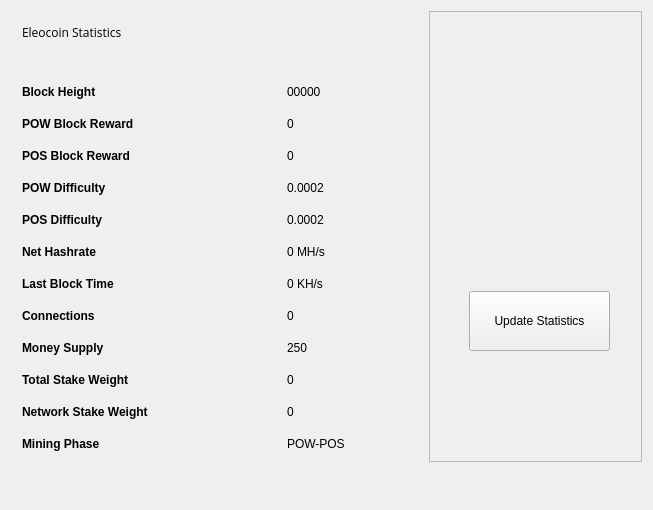
<?xml version="1.0" encoding="UTF-8"?>
<ui version="4.0">
 <class>StatisticsPage</class>
 <widget class="QWidget" name="StatisticsPage">
  <property name="windowModality">
   <enum>Qt::NonModal</enum>
  </property>
  <property name="geometry">
   <rect>
    <x>0</x>
    <y>0</y>
    <width>653</width>
    <height>510</height>
   </rect>
  </property>
  <property name="windowTitle">
   <string>Digging</string>
  </property>
  <property name="styleSheet">
   <string notr="true">font-family:'Open Sans, sans-serif';</string>
  </property>
  <layout class="QGridLayout" name="gridLayout">
   <property name="sizeConstraint">
    <enum>QLayout::SetMaximumSize</enum>
   </property>
   <item row="0" column="1">
    <widget class="QFrame" name="frame">
     <property name="minimumSize">
      <size>
       <width>213</width>
       <height>0</height>
      </size>
     </property>
     <property name="frameShape">
      <enum>QFrame::StyledPanel</enum>
     </property>
     <property name="frameShadow">
      <enum>QFrame::Raised</enum>
     </property>
     <widget class="QPushButton" name="startButton">
      <property name="geometry">
       <rect>
        <x>40</x>
        <y>280</y>
        <width>141</width>
        <height>60</height>
       </rect>
      </property>
      <property name="sizePolicy">
       <sizepolicy hsizetype="Fixed" vsizetype="Fixed">
        <horstretch>0</horstretch>
        <verstretch>0</verstretch>
       </sizepolicy>
      </property>
      <property name="minimumSize">
       <size>
        <width>120</width>
        <height>60</height>
       </size>
      </property>
      <property name="autoFillBackground">
       <bool>false</bool>
      </property>
      <property name="styleSheet">
       <string notr="true"/>
      </property>
      <property name="text">
       <string>Update Statistics</string>
      </property>
     </widget>
     <widget class="QLabel" name="label">
      <property name="geometry">
       <rect>
        <x>10</x>
        <y>10</y>
        <width>191</width>
        <height>191</height>
       </rect>
      </property>
      <property name="text">
       <string/>
      </property>
      <property name="pixmap">
       <pixmap resource="../bitcoin.qrc">:/icons/coinbg</pixmap>
      </property>
      <property name="scaledContents">
       <bool>true</bool>
      </property>
     </widget>
    </widget>
   </item>
   <item row="0" column="0">
    <widget class="QFrame" name="gridFrame_2">
     <layout class="QGridLayout" name="gridLayout_4">
      <item row="3" column="0">
       <layout class="QFormLayout" name="formLayout_2">
        <property name="fieldGrowthPolicy">
         <enum>QFormLayout::FieldsStayAtSizeHint</enum>
        </property>
        <property name="horizontalSpacing">
         <number>139</number>
        </property>
        <property name="verticalSpacing">
         <number>18</number>
        </property>
        <property name="rightMargin">
         <number>0</number>
        </property>
        <item row="1" column="0">
         <widget class="QLabel" name="label_14">
          <property name="text">
           <string>&lt;html&gt;&lt;head/&gt;&lt;body&gt;&lt;p&gt;&lt;span style=&quot; font-weight:600;&quot;&gt;Block Height&lt;/span&gt;&lt;/p&gt;&lt;/body&gt;&lt;/html&gt;</string>
          </property>
         </widget>
        </item>
        <item row="1" column="1">
         <widget class="QLabel" name="heightBox">
          <property name="text">
           <string>00000</string>
          </property>
         </widget>
        </item>
        <item row="2" column="0">
         <widget class="QLabel" name="label_12">
          <property name="text">
           <string>&lt;html&gt;&lt;head/&gt;&lt;body&gt;&lt;p&gt;&lt;span style=&quot; font-weight:600;&quot;&gt;POW Block Reward&lt;/span&gt;&lt;/p&gt;&lt;/body&gt;&lt;/html&gt;</string>
          </property>
         </widget>
        </item>
        <item row="2" column="1">
         <widget class="QLabel" name="rewardBox">
          <property name="text">
           <string>0</string>
          </property>
         </widget>
        </item>
        <item row="3" column="0">
         <widget class="QLabel" name="label_17">
          <property name="text">
           <string>&lt;html&gt;&lt;head/&gt;&lt;body&gt;&lt;p&gt;&lt;span style=&quot; font-weight:600;&quot;&gt;POS Block Reward&lt;/span&gt;&lt;/p&gt;&lt;/body&gt;&lt;/html&gt;</string>
          </property>
         </widget>
        </item>
        <item row="3" column="1">
         <widget class="QLabel" name="posrewardBox">
          <property name="text">
           <string>0</string>
          </property>
         </widget>
        </item>
        <item row="4" column="0">
         <widget class="QLabel" name="label_13">
          <property name="text">
           <string>&lt;html&gt;&lt;head/&gt;&lt;body&gt;&lt;p&gt;&lt;span style=&quot; font-weight:600;&quot;&gt;POW Difficulty&lt;/span&gt;&lt;/p&gt;&lt;/body&gt;&lt;/html&gt;</string>
          </property>
         </widget>
        </item>
        <item row="4" column="1">
         <widget class="QLabel" name="diffBox">
          <property name="text">
           <string>0.0002</string>
          </property>
         </widget>
        </item>
        <item row="5" column="0">
         <widget class="QLabel" name="label_9">
          <property name="text">
           <string>&lt;html&gt;&lt;head/&gt;&lt;body&gt;&lt;p&gt;&lt;span style=&quot; font-weight:600;&quot;&gt;POS Difficulty&lt;/span&gt;&lt;/p&gt;&lt;/body&gt;&lt;/html&gt;</string>
          </property>
         </widget>
        </item>
        <item row="5" column="1">
         <widget class="QLabel" name="diffBox2">
          <property name="text">
           <string>0.0002</string>
          </property>
         </widget>
        </item>
        <item row="6" column="1">
         <widget class="QLabel" name="pawrateBox">
          <property name="text">
           <string>0 MH/s</string>
          </property>
         </widget>
        </item>
        <item row="7" column="0">
         <widget class="QLabel" name="label3_2">
          <property name="sizePolicy">
           <sizepolicy hsizetype="Preferred" vsizetype="Maximum">
            <horstretch>0</horstretch>
            <verstretch>0</verstretch>
           </sizepolicy>
          </property>
          <property name="text">
           <string>&lt;html&gt;&lt;head/&gt;&lt;body&gt;&lt;p&gt;&lt;span style=&quot; font-weight:600;&quot;&gt;Last Block Time&lt;/span&gt;&lt;/p&gt;&lt;/body&gt;&lt;/html&gt;</string>
          </property>
         </widget>
        </item>
        <item row="7" column="1">
         <widget class="QLabel" name="localBox">
          <property name="text">
           <string>0 KH/s</string>
          </property>
         </widget>
        </item>
        <item row="8" column="0">
         <widget class="QLabel" name="label1_2">
          <property name="text">
           <string>&lt;html&gt;&lt;head/&gt;&lt;body&gt;&lt;p&gt;&lt;span style=&quot; font-weight:600;&quot;&gt;Connections&lt;/span&gt;&lt;/p&gt;&lt;/body&gt;&lt;/html&gt;</string>
          </property>
         </widget>
        </item>
        <item row="8" column="1">
         <widget class="QLabel" name="connectionBox">
          <property name="text">
           <string>0</string>
          </property>
         </widget>
        </item>
        <item row="9" column="0">
         <widget class="QLabel" name="label_8">
          <property name="text">
           <string>&lt;html&gt;&lt;head/&gt;&lt;body&gt;&lt;p&gt;&lt;span style=&quot; font-weight:600;&quot;&gt;Money Supply&lt;/span&gt;&lt;/p&gt;&lt;/body&gt;&lt;/html&gt;</string>
          </property>
         </widget>
        </item>
        <item row="9" column="1">
         <widget class="QLabel" name="volumeBox">
          <property name="text">
           <string>250</string>
          </property>
         </widget>
        </item>
        <item row="10" column="0">
         <widget class="QLabel" name="label_10">
          <property name="text">
           <string>&lt;html&gt;&lt;head/&gt;&lt;body&gt;&lt;p&gt;&lt;span style=&quot; font-weight:600;&quot;&gt;Total Stake Weight&lt;/span&gt;&lt;/p&gt;&lt;/body&gt;&lt;/html&gt;</string>
          </property>
         </widget>
        </item>
        <item row="10" column="1">
         <widget class="QLabel" name="minBox">
          <property name="text">
           <string>0</string>
          </property>
         </widget>
        </item>
        <item row="11" column="0">
         <widget class="QLabel" name="label_11">
          <property name="text">
           <string>&lt;html&gt;&lt;head/&gt;&lt;body&gt;&lt;p&gt;&lt;span style=&quot; font-weight:600;&quot;&gt;Network Stake Weight&lt;/span&gt;&lt;/p&gt;&lt;/body&gt;&lt;/html&gt;</string>
          </property>
         </widget>
        </item>
        <item row="11" column="1">
         <widget class="QLabel" name="maxBox">
          <property name="text">
           <string>0</string>
          </property>
         </widget>
        </item>
        <item row="12" column="0">
         <widget class="QLabel" name="label_15">
          <property name="text">
           <string>&lt;html&gt;&lt;head/&gt;&lt;body&gt;&lt;p&gt;&lt;span style=&quot; font-weight:600;&quot;&gt;Mining Phase&lt;/span&gt;&lt;/p&gt;&lt;/body&gt;&lt;/html&gt;</string>
          </property>
         </widget>
        </item>
        <item row="12" column="1">
         <widget class="QLabel" name="cBox">
          <property name="text">
           <string>POW-POS</string>
          </property>
         </widget>
        </item>
        <item row="6" column="0">
         <widget class="QLabel" name="label_16">
          <property name="text">
           <string>&lt;html&gt;&lt;head/&gt;&lt;body&gt;&lt;p&gt;&lt;span style=&quot; font-weight:600;&quot;&gt;Net Hashrate&lt;/span&gt;&lt;/p&gt;&lt;/body&gt;&lt;/html&gt;</string>
          </property>
         </widget>
        </item>
       </layout>
      </item>
      <item row="1" column="0">
       <layout class="QHBoxLayout" name="horizontalLayout_4">
        <property name="spacing">
         <number>7</number>
        </property>
        <item>
         <widget class="QLabel" name="label_5">
          <property name="font">
           <font>
            <family>Open Sans, sans-serif</family>
           </font>
          </property>
          <property name="text">
           <string>Eleocoin Statistics</string>
          </property>
         </widget>
        </item>
        <item>
         <spacer name="horizontalSpacer_2">
          <property name="orientation">
           <enum>Qt::Horizontal</enum>
          </property>
          <property name="sizeHint" stdset="0">
           <size>
            <width>40</width>
            <height>20</height>
           </size>
          </property>
         </spacer>
        </item>
       </layout>
      </item>
      <item row="2" column="0">
       <spacer name="verticalSpacer_2">
        <property name="orientation">
         <enum>Qt::Vertical</enum>
        </property>
        <property name="sizeHint" stdset="0">
         <size>
          <width>20</width>
          <height>40</height>
         </size>
        </property>
       </spacer>
      </item>
     </layout>
    </widget>
   </item>
   <item row="1" column="0">
    <spacer name="verticalSpacer">
     <property name="orientation">
      <enum>Qt::Vertical</enum>
     </property>
     <property name="sizeHint" stdset="0">
      <size>
       <width>20</width>
       <height>40</height>
      </size>
     </property>
    </spacer>
   </item>
  </layout>
 </widget>
 <layoutdefault spacing="6" margin="11"/>
 <resources>
  <include location="../bitcoin.qrc"/>
 </resources>
 <connections/>
</ui>
